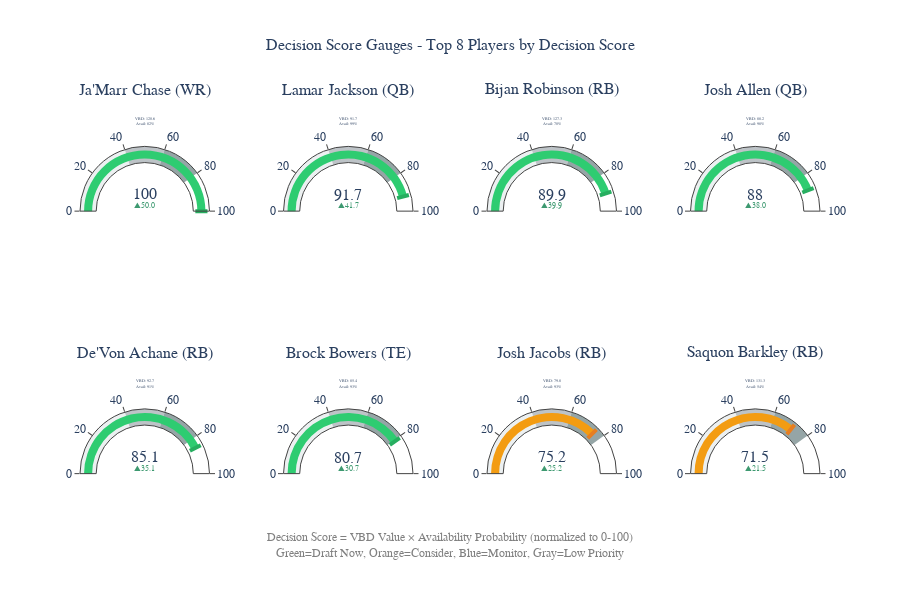

Notebook source saved alongside this figure:
### Markdown cell above
## Visualization 3: Decision Score Gauges

Plotly gauge charts showing 0-100 decision scores for top players, combining VBD value and availability probability.

### Code cell
def create_decision_score_gauges(enhanced_df, top_n=8):
    """
    Create gauge charts showing decision scores (0-100) for top players
    """
    # Get top players by decision score
    df_viz = enhanced_df.nlargest(top_n, 'decision_score').copy()
    
    # Normalize decision scores to 0-100 scale
    max_decision_score = df_viz['decision_score'].max()
    df_viz['normalized_score'] = (df_viz['decision_score'] / max_decision_score * 100).round(1)
    
    # Create subplots for gauges
    rows = 2
    cols = 4
    fig = make_subplots(
        rows=rows, cols=cols,
        specs=[[{'type': 'indicator'}] * cols for _ in range(rows)],
        subplot_titles=[f"{row['player_name']} ({row['position']})" for _, row in df_viz.iterrows()],
        vertical_spacing=0.25,
        horizontal_spacing=0.1
    )
    
    # Add gauge for each player
    for idx, (_, player) in enumerate(df_viz.iterrows()):
        row = (idx // cols) + 1
        col = (idx % cols) + 1
        
        normalized_score = player['normalized_score']
        
        # Determine color based on score ranges
        if normalized_score >= 80:
            gauge_color = "#2ecc71"  # Green
            threshold_color = "#27ae60"
        elif normalized_score >= 60:
            gauge_color = "#f39c12"  # Orange
            threshold_color = "#e67e22"
        elif normalized_score >= 40:
            gauge_color = "#3498db"  # Blue
            threshold_color = "#2980b9"
        else:
            gauge_color = "#95a5a6"  # Gray
            threshold_color = "#7f8c8d"
        
        fig.add_trace(
            go.Indicator(
                mode="gauge+number+delta",
                value=normalized_score,
                domain={'x': [0, 1], 'y': [0, 1]},
                title={'text': f"VBD: {player['vbd_score']:.1f}<br>Avail: {player['prob_available_at_next']:.0%}"},
                delta={'reference': 50, 'valueformat': '.1f'},
                gauge={
                    'axis': {'range': [None, 100]},
                    'bar': {'color': gauge_color},
                    'steps': [
                        {'range': [0, 40], 'color': "#ecf0f1"},
                        {'range': [40, 60], 'color': "#bdc3c7"},
                        {'range': [60, 80], 'color': "#95a5a6"}
                    ],
                    'threshold': {
                        'line': {'color': threshold_color, 'width': 4},
                        'thickness': 0.75,
                        'value': normalized_score
                    }
                },
                number={'font': {'size': 16, 'family': 'Arial Black'}}
            ),
            row=row, col=col
        )
    
    # Update layout
    fig.update_layout(
        title={
            'text': f"Decision Score Gauges - Top {top_n} Players by Decision Score",
            'x': 0.5,
            'xanchor': 'center',
            'font': {'size': 16, 'family': 'Arial Black'}
        },
        height=600,
        template='plotly_white',
        font={'family': 'Arial', 'size': 12}
    )
    
    # Add explanation annotation
    fig.add_annotation(
        text="Decision Score = VBD Value × Availability Probability (normalized to 0-100)<br>Green=Draft Now, Orange=Consider, Blue=Monitor, Gray=Low Priority",
        xref="paper", yref="paper",
        x=0.5, y=-0.1,
        showarrow=False,
        font=dict(size=12, color="gray"),
        xanchor='center'
    )
    
    return fig

# Create and display decision score gauges
decision_gauges = create_decision_score_gauges(enhanced_df, top_n=8)
decision_gauges.show()

print("📊 Decision Score Gauges created")
print("Decision Score = VBD Value × Availability Probability")
print("Green=Draft Now (80+), Orange=Consider (60-79), Blue=Monitor (40-59), Gray=Low Priority (<40)")

### Figure 1 — Plotly figure (JSON) as saved in the notebook; plotly's stock layout.template omitted (floating-point values rounded to 4 significant figures)
{"data": [{"delta": {"reference": 50, "valueformat": ".1f"}, "domain": {"x": [0, 0.175], "y": [0.625, 1]}, "gauge": {"axis": {"range": [null, 100]}, "bar": {"color": "#2ecc71"}, "steps": [{"color": "#ecf0f1", "range": [0, 40]}, {"color": "#bdc3c7", "range": [40, 60]}, {"color": "#95a5a6", "range": [60, 80]}], "threshold": {"line": {"color": "#27ae60", "width": 4}, "thickness": 0.75, "value": 100}}, "mode": "gauge+number+delta", "number": {"font": {"family": "Arial Black", "size": 16}}, "title": {"text": "VBD: 120.6<br>Avail: 82%"}, "type": "indicator", "value": 100}, {"delta": {"reference": 50, "valueformat": ".1f"}, "domain": {"x": [0.275, 0.45], "y": [0.625, 1]}, "gauge": {"axis": {"range": [null, 100]}, "bar": {"color": "#2ecc71"}, "steps": [{"color": "#ecf0f1", "range": [0, 40]}, {"color": "#bdc3c7", "range": [40, 60]}, {"color": "#95a5a6", "range": [60, 80]}], "threshold": {"line": {"color": "#27ae60", "width": 4}, "thickness": 0.75, "value": 91.7}}, "mode": "gauge+number+delta", "number": {"font": {"family": "Arial Black", "size": 16}}, "title": {"text": "VBD: 91.7<br>Avail: 99%"}, "type": "indicator", "value": 91.7}, {"delta": {"reference": 50, "valueformat": ".1f"}, "domain": {"x": [0.55, 0.725], "y": [0.625, 1]}, "gauge": {"axis": {"range": [null, 100]}, "bar": {"color": "#2ecc71"}, "steps": [{"color": "#ecf0f1", "range": [0, 40]}, {"color": "#bdc3c7", "range": [40, 60]}, {"color": "#95a5a6", "range": [60, 80]}], "threshold": {"line": {"color": "#27ae60", "width": 4}, "thickness": 0.75, "value": 89.9}}, "mode": "gauge+number+delta", "number": {"font": {"family": "Arial Black", "size": 16}}, "title": {"text": "VBD: 127.3<br>Avail: 70%"}, "type": "indicator", "value": 89.9}, {"delta": {"reference": 50, "valueformat": ".1f"}, "domain": {"x": [0.825, 1], "y": [0.625, 1]}, "gauge": {"axis": {"range": [null, 100]}, "bar": {"color": "#2ecc71"}, "steps": [{"color": "#ecf0f1", "range": [0, 40]}, {"color": "#bdc3c7", "range": [40, 60]}, {"color": "#95a5a6", "range": [60, 80]}], "threshold": {"line": {"color": "#27ae60", "width": 4}, "thickness": 0.75, "value": 88}}, "mode": "gauge+number+delta", "number": {"font": {"family": "Arial Black", "size": 16}}, "title": {"text": "VBD: 88.2<br>Avail: 98%"}, "type": "indicator", "value": 88}, {"delta": {"reference": 50, "valueformat": ".1f"}, "domain": {"x": [0, 0.175], "y": [0, 0.375]}, "gauge": {"axis": {"range": [null, 100]}, "bar": {"color": "#2ecc71"}, "steps": [{"color": "#ecf0f1", "range": [0, 40]}, {"color": "#bdc3c7", "range": [40, 60]}, {"color": "#95a5a6", "range": [60, 80]}], "threshold": {"line": {"color": "#27ae60", "width": 4}, "thickness": 0.75, "value": 85.1}}, "mode": "gauge+number+delta", "number": {"font": {"family": "Arial Black", "size": 16}}, "title": {"text": "VBD: 92.7<br>Avail: 91%"}, "type": "indicator", "value": 85.1}, {"delta": {"reference": 50, "valueformat": ".1f"}, "domain": {"x": [0.275, 0.45], "y": [0, 0.375]}, "gauge": {"axis": {"range": [null, 100]}, "bar": {"color": "#2ecc71"}, "steps": [{"color": "#ecf0f1", "range": [0, 40]}, {"color": "#bdc3c7", "range": [40, 60]}, {"color": "#95a5a6", "range": [60, 80]}], "threshold": {"line": {"color": "#27ae60", "width": 4}, "thickness": 0.75, "value": 80.7}}, "mode": "gauge+number+delta", "number": {"font": {"family": "Arial Black", "size": 16}}, "title": {"text": "VBD: 85.4<br>Avail: 93%"}, "type": "indicator", "value": 80.7}, {"delta": {"reference": 50, "valueformat": ".1f"}, "domain": {"x": [0.55, 0.725], "y": [0, 0.375]}, "gauge": {"axis": {"range": [null, 100]}, "bar": {"color": "#f39c12"}, "steps": [{"color": "#ecf0f1", "range": [0, 40]}, {"color": "#bdc3c7", "range": [40, 60]}, {"color": "#95a5a6", "range": [60, 80]}], "threshold": {"line": {"color": "#e67e22", "width": 4}, "thickness": 0.75, "value": 75.2}}, "mode": "gauge+number+delta", "number": {"font": {"family": "Arial Black", "size": 16}}, "title": {"text": "VBD: 79.8<br>Avail: 93%"}, "type": "indicator", "value": 75.2}, {"delta": {"reference": 50, "valueformat": ".1f"}, "domain": {"x": [0.825, 1], "y": [0, 0.375]}, "gauge": {"axis": {"range": [null, 100]}, "bar": {"color": "#f39c12"}, "steps": [{"color": "#ecf0f1", "range": [0, 40]}, {"color": "#bdc3c7", "range": [40, 60]}, {"color": "#95a5a6", "range": [60, 80]}], "threshold": {"line": {"color": "#e67e22", "width": 4}, "thickness": 0.75, "value": 71.5}}, "mode": "gauge+number+delta", "number": {"font": {"family": "Arial Black", "size": 16}}, "title": {"text": "VBD: 131.3<br>Avail: 54%"}, "type": "indicator", "value": 71.5}], "layout": {"annotations": [{"font": {"size": 16}, "showarrow": false, "text": "Ja'Marr Chase (WR)", "x": 0.0875, "xanchor": "center", "xref": "paper", "y": 1, "yanchor": "bottom", "yref": "paper"}, {"font": {"size": 16}, "showarrow": false, "text": "Lamar Jackson (QB)", "x": 0.3625, "xanchor": "center", "xref": "paper", "y": 1, "yanchor": "bottom", "yref": "paper"}, {"font": {"size": 16}, "showarrow": false, "text": "Bijan Robinson (RB)", "x": 0.6375, "xanchor": "center", "xref": "paper", "y": 1, "yanchor": "bottom", "yref": "paper"}, {"font": {"size": 16}, "showarrow": false, "text": "Josh Allen (QB)", "x": 0.9125, "xanchor": "center", "xref": "paper", "y": 1, "yanchor": "bottom", "yref": "paper"}, {"font": {"size": 16}, "showarrow": false, "text": "De'Von Achane (RB)", "x": 0.0875, "xanchor": "center", "xref": "paper", "y": 0.375, "yanchor": "bottom", "yref": "paper"}, {"font": {"size": 16}, "showarrow": false, "text": "Brock Bowers (TE)", "x": 0.3625, "xanchor": "center", "xref": "paper", "y": 0.375, "yanchor": "bottom", "yref": "paper"}, {"font": {"size": 16}, "showarrow": false, "text": "Josh Jacobs (RB)", "x": 0.6375, "xanchor": "center", "xref": "paper", "y": 0.375, "yanchor": "bottom", "yref": "paper"}, {"font": {"size": 16}, "showarrow": false, "text": "Saquon Barkley (RB)", "x": 0.9125, "xanchor": "center", "xref": "paper", "y": 0.375, "yanchor": "bottom", "yref": "paper"}, {"font": {"color": "gray", "size": 12}, "showarrow": false, "text": "Decision Score = VBD Value × Availability Probability (normalized to 0-100)<br>Green=Draft Now, Orange=Consider, Blue=Monitor, Gray=Low Priority", "x": 0.5, "xanchor": "center", "xref": "paper", "y": -0.1, "yref": "paper"}], "font": {"family": "Arial", "size": 12}, "height": 600, "title": {"font": {"family": "Arial Black", "size": 16}, "text": "Decision Score Gauges - Top 8 Players by Decision Score", "x": 0.5, "xanchor": "center"}}}
